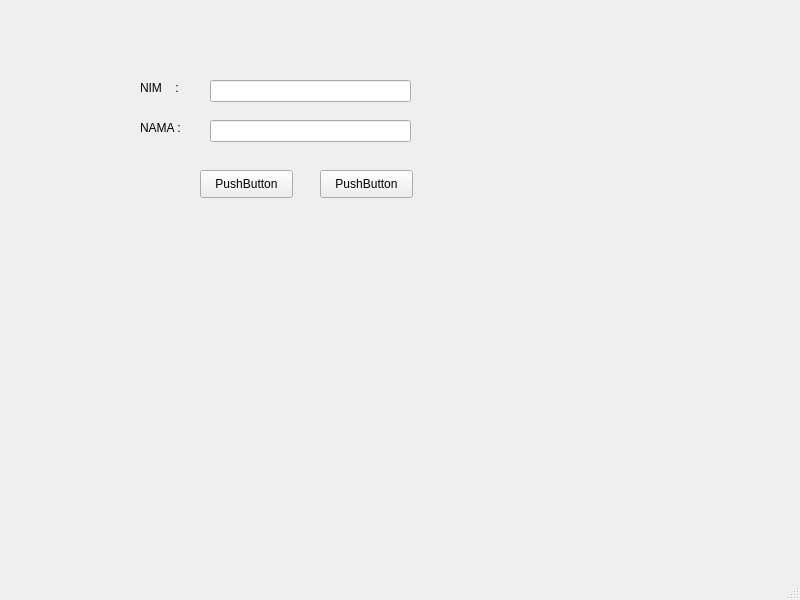
<?xml version="1.0" encoding="UTF-8"?>
<ui version="4.0">
 <class>MainWindow</class>
 <widget class="QMainWindow" name="MainWindow">
  <property name="geometry">
   <rect>
    <x>0</x>
    <y>0</y>
    <width>800</width>
    <height>600</height>
   </rect>
  </property>
  <property name="windowTitle">
   <string>MainWindow</string>
  </property>
  <widget class="QWidget" name="centralwidget">
   <widget class="QLabel" name="label">
    <property name="geometry">
     <rect>
      <x>140</x>
      <y>80</y>
      <width>55</width>
      <height>16</height>
     </rect>
    </property>
    <property name="text">
     <string>NIM    :</string>
    </property>
   </widget>
   <widget class="QLabel" name="label_2">
    <property name="geometry">
     <rect>
      <x>140</x>
      <y>120</y>
      <width>55</width>
      <height>16</height>
     </rect>
    </property>
    <property name="text">
     <string>NAMA :</string>
    </property>
   </widget>
   <widget class="QLineEdit" name="lineEdit">
    <property name="geometry">
     <rect>
      <x>210</x>
      <y>80</y>
      <width>201</width>
      <height>22</height>
     </rect>
    </property>
   </widget>
   <widget class="QLineEdit" name="lineEdit_2">
    <property name="geometry">
     <rect>
      <x>210</x>
      <y>120</y>
      <width>201</width>
      <height>22</height>
     </rect>
    </property>
   </widget>
   <widget class="QPushButton" name="pushButton">
    <property name="geometry">
     <rect>
      <x>200</x>
      <y>170</y>
      <width>93</width>
      <height>28</height>
     </rect>
    </property>
    <property name="text">
     <string>PushButton</string>
    </property>
   </widget>
   <widget class="QPushButton" name="pushButton_2">
    <property name="geometry">
     <rect>
      <x>320</x>
      <y>170</y>
      <width>93</width>
      <height>28</height>
     </rect>
    </property>
    <property name="text">
     <string>PushButton</string>
    </property>
   </widget>
  </widget>
  <widget class="QMenuBar" name="menubar">
   <property name="geometry">
    <rect>
     <x>0</x>
     <y>0</y>
     <width>800</width>
     <height>26</height>
    </rect>
   </property>
  </widget>
  <widget class="QStatusBar" name="statusbar"/>
 </widget>
 <resources/>
 <connections/>
</ui>
